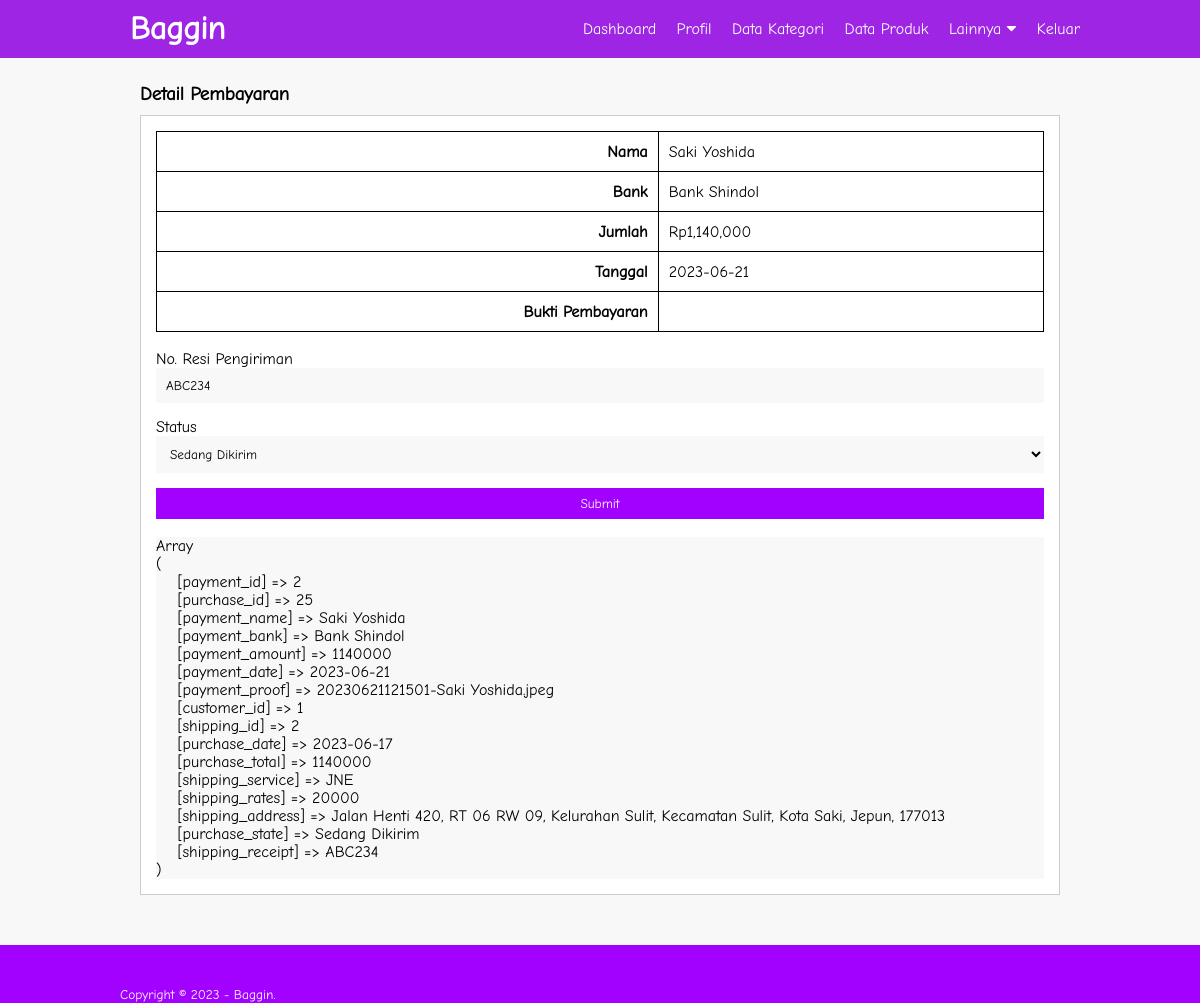
Screenshot of /admin/detail-pembayaran.php?id=25 (signed in) with the database file from the repository.
### tables this page shows
CREATE TABLE `tb_payment` (
  `payment_id` int(11) NOT NULL,
  `purchase_id` int(11) NOT NULL,
  `payment_name` varchar(100) NOT NULL,
  `payment_bank` varchar(100) NOT NULL,
  `payment_amount` int(11) NOT NULL,
  `payment_date` date NOT NULL,
  `payment_proof` varchar(100) NOT NULL
);

CREATE TABLE `tb_purchase` (
  `purchase_id` int(11) NOT NULL,
  `customer_id` int(11) NOT NULL,
  `shipping_id` int(11) NOT NULL,
  `purchase_date` date NOT NULL,
  `purchase_total` int(11) NOT NULL,
  `shipping_service` varchar(20) NOT NULL,
  `shipping_rates` int(11) NOT NULL,
  `shipping_address` text NOT NULL,
  `purchase_state` varchar(100) NOT NULL DEFAULT 'Pending',
  `shipping_receipt` varchar(50) NOT NULL
);

### admin/detail-pembayaran.php (the view, shortened to what this page needs)
<?php
	include '../db.php';
	$id_pembelian = $_GET['id'];
	$ambil = mysqli_query($conn, "SELECT * FROM tb_payment LEFT JOIN tb_purchase ON tb_payment.purchase_id=tb_purchase.purchase_id WHERE tb_payment.purchase_id = '$id_pembelian'");
	$detail = mysqli_fetch_assoc($ambil);
?>
<!DOCTYPE html>
<html>
<head>
	<link rel="stylesheet" type="text/css" href="../css/style.css">
	<link rel="stylesheet" href="https://cdnjs.cloudflare.com/ajax/libs/font-awesome/5.13.0/css/all.min.css">
</head>
<body>
	<header>
		<div class="container">
		<h1><a href="dashboard.php">Baggin</a></abbr></h1>
		<ul>
			<li><a href="dashboard.php">Dashboard</a></li>
			<li><a href="profil.php">Profil</a></li>
			<li><a href="data-kategori.php">Data Kategori</a></li>
			<li><a href="data-produk.php">Data Produk</a></li>
			<li class="dropdown"><a href="" class="dropbtn">Lainnya<i class="fas fa-caret-down" style="padding-left: 5px;"></i></a>
			</li>
			<li><a href="logout.php">Keluar</a></li>
		</ul>
		</div>
	</header>
	<div class="section">
		<div class="container">
			<h3>Detail Pembayaran</h3>
			<div class="box">
				<table class="horizontal">
					<tr>
						<th>Nama</th>
						<td><?php echo $detail['payment_name']?></td>
					</tr>
					<tr>
						<th>Bank</th>
						<td><?php echo $detail['payment_bank'] ?></td>
					</tr>
					<tr>
						<th>Jumlah</th>
						<td>Rp<?php echo number_format($detail['payment_amount']) ?></td>
					</tr>
					<tr>
						<th>Tanggal</th>
						<td><?php echo $detail['payment_date'] ?></td>
					</tr>
					<tr>
						<th>Bukti Pembayaran</th>
						<td><img src="../bukti/<?php echo $detail['payment_proof'] ?>" alt="" width="100%"></td>
					</tr>
				</table><br>
				<form action="" method="POST">
					<label>No. Resi Pengiriman</label>
					<input type="text" name="resi" class="input-control" value="<?php echo $detail['shipping_receipt'] ?>" required><br>
					<label>Status</label>
					<select class="input-control" name="status" required>
						<option value="Sedang Dikirim" <?php echo $detail['purchase_state'] == 'Sedang Dikirim'? 'selected':'' ?>>Sedang Dikirim</option>
					</select>
					<input type="submit" name="submit" value="Submit" class="btn" style="color: white;">
				</form><br>
				<pre style="background-color: #f8f8f8"><?php print_r($detail); ?></pre>
			</div>
		</div>
	</div>
	<footer>
		<div class="container">
			<small>Copyright &copy; 2023 - Baggin.</small>
		</div>
	</footer>
</body>
</html>

### css/style.css (style rules this page uses)
* { padding: 0; margin: 0; font-family: 'Comic Neue', cursive; }
body { background-color: #f8f8f8; }
a { color: inherit; text-decoration: none; }
.input-control { width: 100%; padding: 10px; margin-bottom: 15px; box-sizing: border-box; border: none; background-color: #f8f8f8; }
.btn { padding: 8px 15px; width: 100%; background-color: #A200FF; border: none; cursor: pointer; }
header { background-color: #9E25E3; color: #fff; }
header h1 { float: left; padding: 10px; }
header ul { float: right; }
header ul li { display: inline-block; }
header ul li a { padding: 20px 0 20px 15px; display: inline-block; }
.container { width: 80%; margin: 0 auto; }
.container:after { content: ''; display: block; clear: both; }
.section { padding: 25px; }
.box { background-color: #FFF; border: 1px solid #CCC; padding: 15px; box-sizing: border-box; margin: 10px 0 25px 0; }
.box:after { content: ''; display: block; clear: both; }
table { width: 100%; border-collapse: collapse; }
table tr { height: 40px; }
table tr td { padding: 5px 10px; }
.horizontal { width: 100%; }
.horizontal th, td { border: 1px solid black; border-collapse: collapse; }
.horizontal th { text-align: right; padding: 5px 10px; }
header ul li a, .dropbtn { display: inline-block; color: white; text-align: center; text-decoration: none; }
li.dropdown { display: inline-block; }
footer { bottom: 0; left: 0; right: 0; background-color: #A200FF; height: auto; padding-top: 40px; color: #fff; }

### rows the page displays
tb_payment: payment_name "Saki Yoshida", payment_bank "Bank Shindol", payment_amount "1,140,000", payment_date "2023-06-21", resi "ABC234"
tb_purchase: status "Sedang Dikirim"
